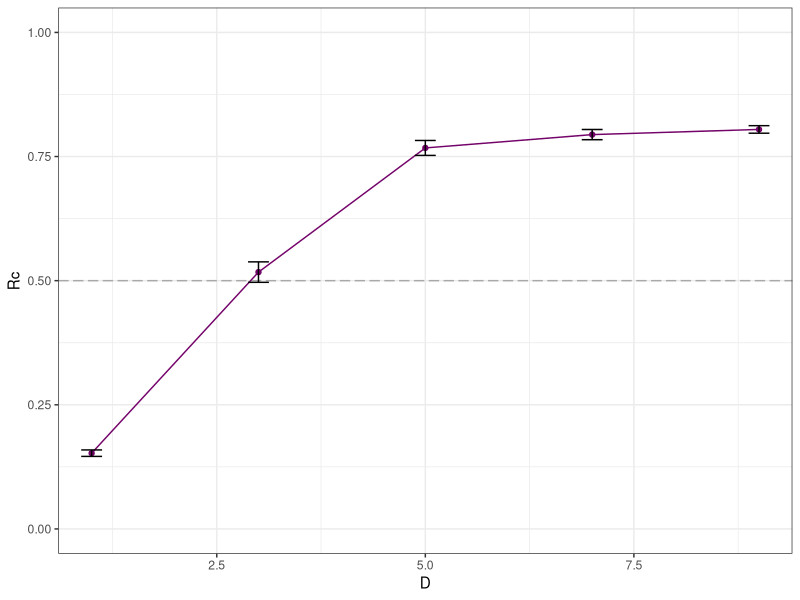
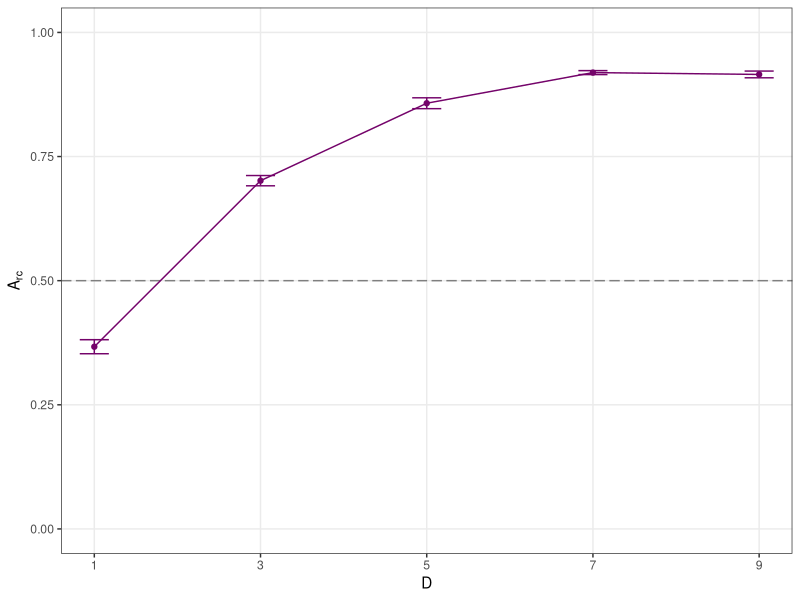
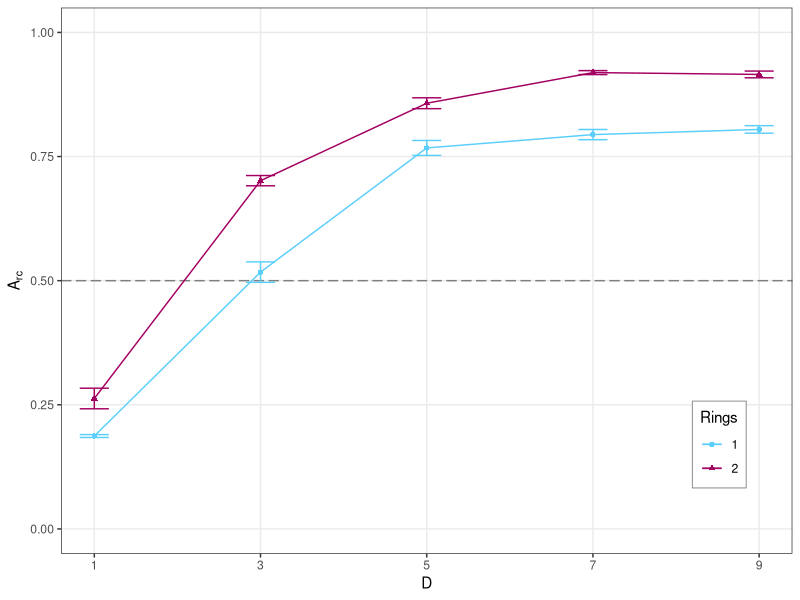
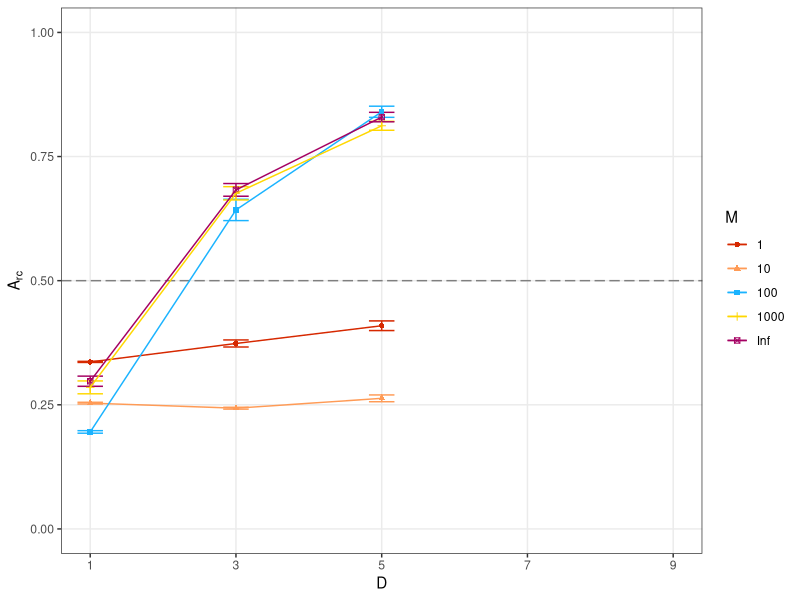
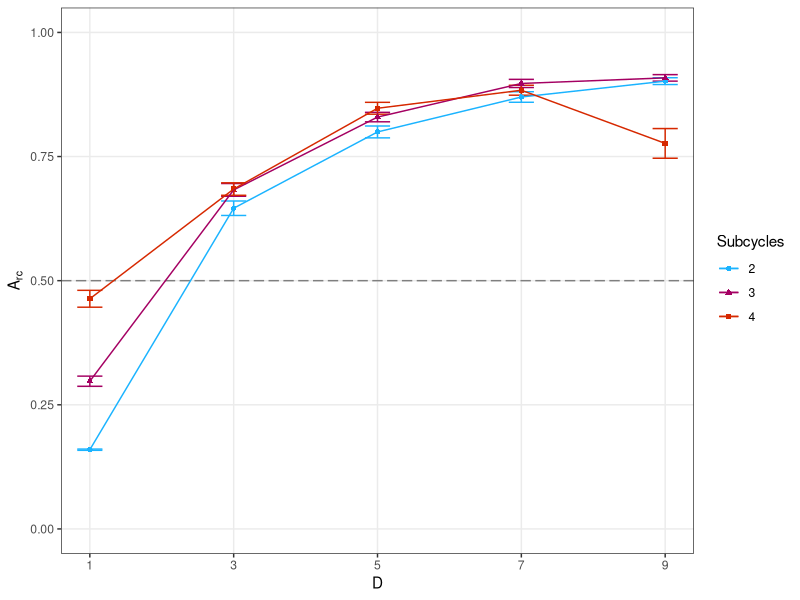
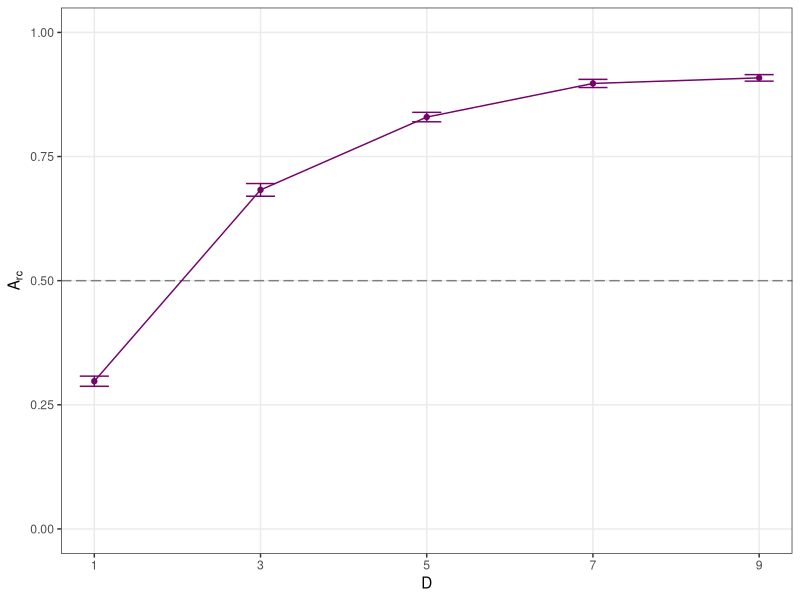
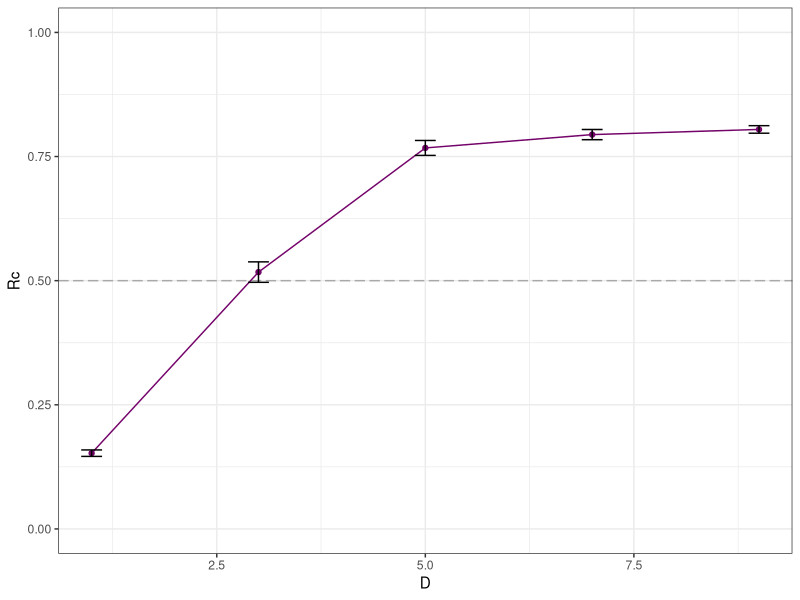
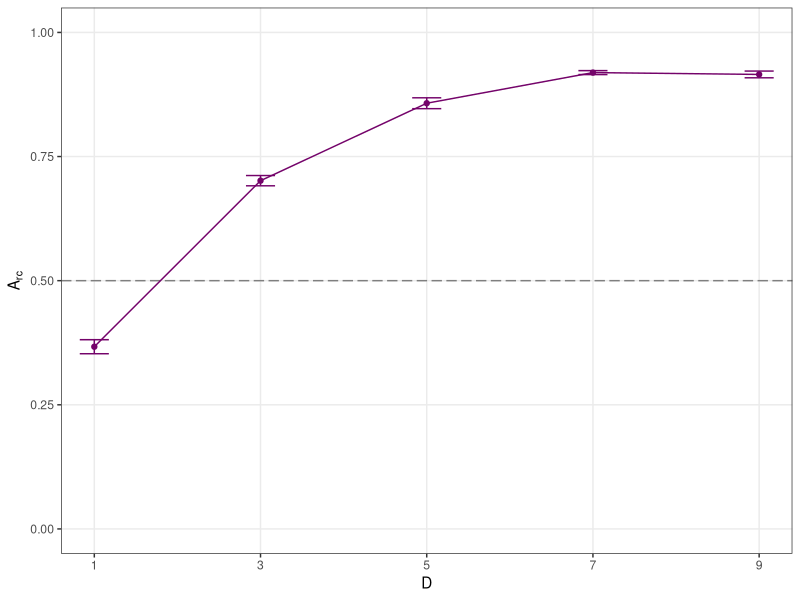

Source code (R) for these figures, in order:
# Analyzer for competition simulations

library(tidyverse)
library(patchwork)
library(plotrix)

data <- read.csv(file.path("Data", "2-comp", "results_s1.csv"))

# s1 results

ggplot(
    data = data,
    mapping = aes(x = separation_distance, y = Relative_concentration)
) +
    geom_hline(yintercept = 0.5, linetype = "longdash", color="darkgrey") +
    geom_point(stat = "summary", fun="mean", color="#74036a", width=0.00025) +
    geom_path(stat = "summary", fun="mean", color="#74036a") +
    stat_summary(fun.data = "mean_se", geom="errorbar", width=0.25) +
    labs(
        x = "D",
        y = "Rc",
    ) +
    coord_cartesian(xlim=c(1,9), ylim=c(0, 1)) + theme_bw()
    ggsave(file.path("Analysis", "Figures", "comp_graph_s1.svg"), width = 6, height = 4)


# s2 results

data <- read.csv(file.path("Data", "2-comp", "results_s2.csv"))

ggplot(
    data = data,
    mapping = aes(x = separation_distance, y = Relative_concentration)
) +
    geom_hline(yintercept = 0.5, linetype = "longdash", color = "grey50") +

    stat_summary(fun.data = "mean_se", geom="errorbar", width=0.35, color="#74036a") +

    geom_point(stat = "summary", fun="mean", width=1, color="#74036a") +
    geom_path(stat = "summary", fun="mean", color="#74036a") +

    #guides(shape="none") +
    labs(
        x = "D",
        y = bquote(A[rc]),
    ) +
    #facet_wrap(~sites) +
    coord_cartesian(xlim = c(1, 9), ylim = c(0, 1)) +
    scale_x_continuous(breaks = c(1, 3, 5, 7, 9)) +
    scale_color_manual(values = c("#A40062")) +
    theme_bw() +
    theme(panel.grid.minor = element_blank())
    ggsave(file.path("Analysis", "Figures", "comp_graph_s2.svg"), width = 4, height = 3)



########## Merged results #########

s1_d <- read.csv(file.path("Data", "2-comp", "results_s1.csv"))
s2_d <- read.csv(file.path("Data", "2-comp", "results_s2.csv"))
data <- rbind(s1_d, s2_d)

ggplot(
    data = data,
    mapping = aes(x = separation_distance, y = Relative_concentration)
) +
    geom_hline(yintercept = 0.5, linetype = "longdash", color = "grey50") +

    stat_summary(fun.data = "mean_se", geom="errorbar", width=0.35, mapping = aes(color=factor(sites))) +

    geom_point(stat = "summary", fun="mean", width=1, mapping = aes(color=factor(sites), shape=factor(sites))) +
    geom_path(stat = "summary", fun="mean", mapping = aes(color=factor(sites))) +

    #guides(shape="none") +
    labs(
        x = "D",
        y = bquote(A[rc]),
        color = "Rings", shape = "Rings"
    ) +
    #facet_wrap(~sites) +
    coord_cartesian(xlim = c(1, 9), ylim = c(0, 1)) +
    scale_x_continuous(breaks = c(1, 3, 5, 7, 9)) +
    scale_color_manual(values = c("#5BCFFB", "#A40062")) +
    theme_bw() +
    theme(legend.position = c(0.9, 0.2), panel.grid.minor = element_blank(),
    legend.background = element_rect(colour="grey50", linewidth=0.3))
    ggsave(file.path("Analysis", "Figures", "comp_graphs_merged.svg"), width = 4, height = 3)


# Facultative Mutualism plot >:D

data <- read.csv(file.path("Data", "fac_results.csv"))
old_data <- read.csv(file.path("Data", "redo.csv"))
data <- rbind(data, old_data)
data <- subset(data, separation_distance <= 5)

ggplot(
    data = data,
    mapping = aes(x = separation_distance, y = Relative_concentration)
) +
    geom_hline(yintercept = 0.5, linetype = "longdash", color = "grey50") +

    stat_summary(fun.data = "mean_se", geom="errorbar", width=0.35, mapping=aes(color=factor(Facultative_modifier))) +

    geom_point(stat = "summary", fun="mean", width=1, mapping=aes(color=factor(Facultative_modifier), shape=factor(Facultative_modifier))) +
    geom_path(stat = "summary", fun="mean", mapping=aes(color=factor(Facultative_modifier))) +

    #guides(shape="none") +
    labs(
        x = "D",
        y = bquote(A[rc]),
        color = "M", shape = "M"
    ) +
    coord_cartesian(xlim = c(1, 9), ylim = c(0, 1)) +
    scale_x_continuous(breaks = c(1, 3, 5, 7, 9)) +
    scale_color_manual(values = c("#D62800", "#FF9B56", "#1AB3FF", "#FFD700", "#A40062")) +
    theme_bw() +
    theme(panel.grid.minor = element_blank())
    ggsave(file.path("Analysis", "Figures", "fac_graph.svg"), width = 6, height = 3)

# Larger loops plot >:(

data <- read.csv(file.path("Data", "largeloops_results.csv"))
old_data <- read.csv(file.path("Data", "redo.csv"))
data <- rbind(data, old_data)

ggplot(
    data = data,
    mapping = aes(x = separation_distance, y = Relative_concentration)
) +
    geom_hline(yintercept = 0.5, linetype = "longdash", color = "grey50") +

    stat_summary(fun.data = "mean_se", geom="errorbar", width=0.35, mapping=aes(color=factor(Max_cycles))) +

    geom_point(stat = "summary", fun="mean", width=1, mapping=aes(color=factor(Max_cycles), shape=factor(Max_cycles))) +
    geom_path(stat = "summary", fun="mean", mapping=aes(color=factor(Max_cycles))) +

    #guides(shape="none") +
    labs(
        x = "D",
        y = bquote(A[rc]),
        color = "Subcycles", shape = "Subcycles"
    ) +
    coord_cartesian(xlim = c(1, 9), ylim = c(0, 1)) +
    scale_x_continuous(breaks = c(1, 3, 5, 7, 9)) +
    scale_color_manual(values = c("#1AB3FF", "#A40062", "#D62800")) +
    theme_bw() +
    theme(panel.grid.minor = element_blank())
    ggsave(file.path("Analysis", "Figures", "largeloops_graph.svg"), width = 6, height = 3)


# Check redo

data <- read.csv(file.path("Data", "redo.csv"))

ggplot(
    data = data,
    mapping = aes(x = separation_distance, y = Relative_concentration)
) +
    geom_hline(yintercept = 0.5, linetype = "longdash", color = "grey50") +

    stat_summary(fun.data = "mean_se", geom="errorbar", width=0.35, color="#74036a") +

    geom_point(stat = "summary", fun="mean", width=1, color="#74036a") +
    geom_path(stat = "summary", fun="mean", color="#74036a") +

    #guides(shape="none") +
    labs(
        x = "D",
        y = bquote(A[rc]),
    ) +
    #facet_wrap(~sites) +
    coord_cartesian(xlim = c(1, 9), ylim = c(0, 1)) +
    scale_x_continuous(breaks = c(1, 3, 5, 7, 9)) +
    scale_color_manual(values = c("#A40062")) +
    theme_bw() +
    theme(panel.grid.minor = element_blank())
    ggsave(file.path("Analysis", "Figures", "redo_check.svg"), width = 4, height = 3)
